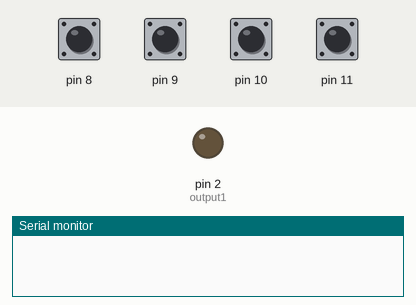
Simulated run of this sketch. Board: Arduino Uno, built with avr-gcc and run on an emulated ATmega328P. On the bench: output pins drawn as LEDs (lit = HIGH), the last lines printed to the serial monitor. Inputs (shaded band) come from the test bench; at power-on: pin 8–11 HIGH.

Above: at 0.1 s.
At 0.6 s:
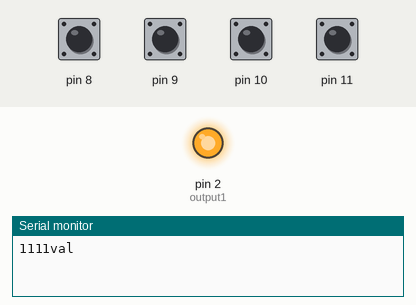
Timing chart, 0 to 2.1 s (numbered marks = the images above):
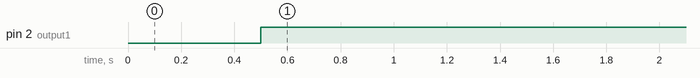

The sketch:

buttonTest.ino
```cpp
int outputValue1 = 0;

int inputValue1 = 0;

int output1 = 2;


void setup() {
  pinMode(8, INPUT);
  pinMode(9, INPUT);
  pinMode(10, INPUT);
  pinMode(11, INPUT);
  pinMode(output1, OUTPUT);

  Serial.begin(9600);
}

 void loop() {
  // put your main code here, to run repeatedly:
  delay(500);
  String output = "";
  digitalWrite(2, HIGH);
  int input1 = digitalRead(8);
  int input2 = digitalRead(9);
  int input3 = digitalRead(10);
  int input4 = digitalRead(11);
  if(input1 == 0){
    output += "0";
  }
  else{
    output += "1";
  }
  if(input2 == 0){
    output += "0";
  }
  else{
    output += "1";
  }
  if(input3 == 0){
    output += "0";
  }
  else{
    output += "1";
  }
  if(input4 == 0){
    output += "0";
  }
  else{
    output += "1";
  }


  Serial.print(output + "val\r\n");
}
```

Measured:
- by itself, pin 2 (output1): LOW → HIGH at 0.50 s
